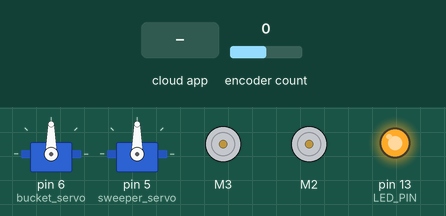
Simulated run of this sketch. Board: Arduino Uno, built with avr-gcc and run on an emulated ATmega328P. Shown: 2 × servo, 2 × DC motor (green arrow = forward, orange = backward, longer = faster), output pins drawn as LEDs (lit = HIGH). The test bench sets the inputs (shaded band); at power-on: encoder count 0. The ROS host is connected and sends only what is stated; what the sketch prints to the serial monitor is not drawn.

Above: at 3.2 s.
3.3 s: the phone or cloud app sets glyphkey_pressed to w
At 5.3 s:
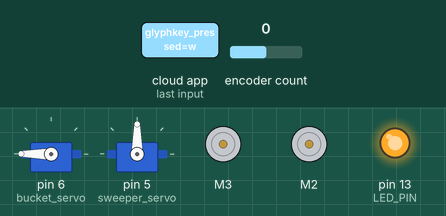
6.2 s: app: linear.x=0
7.7 s: app: angular.z=-100
At 9.0 s:
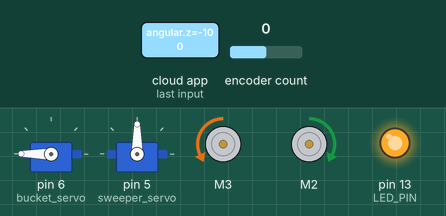
9.3 s: app: angular.z=100
At 9.6 s:
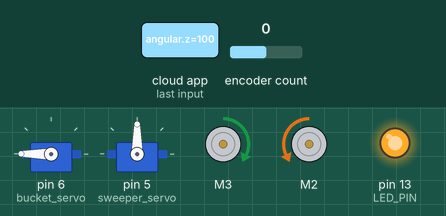
10.8 s: the phone or cloud app sets glyphkey_pressed to q
At 13.4 s:
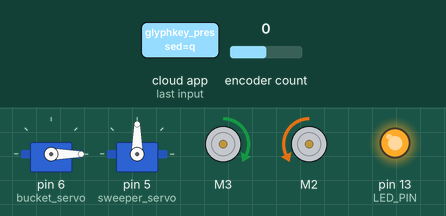
13.7 s: app: angular.z=0
At 14.5 s:
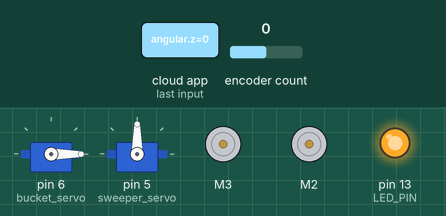
Timing chart, 0 to 16.3 s (numbered marks = the images above; inputs shaded):
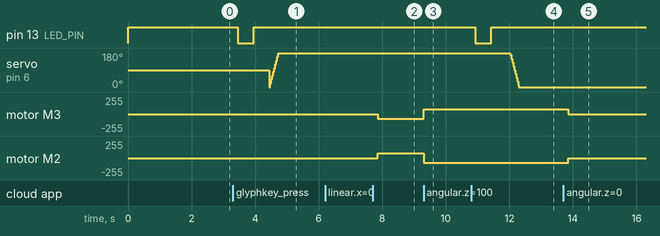

The sketch:

micro_ros_script.ino
```cpp
#include <micro_ros_arduino.h>

#include <stdio.h>
#include <rcl/rcl.h>
#include <rcl/error_handling.h>
#include <rclc/rclc.h>
#include <rclc/executor.h>

#include <std_msgs/msg/int32.h>
#include <geometry_msgs/msg/vector3.h>
#include <geometry_msgs/msg/twist.h>
#include <std_msgs/msg/float64.h>
#include <std_msgs/msg/string.h>

#include <Adafruit_MotorShield.h>
#include <Encoder.h>
#include <Servo.h>

// Create the motor shield object with the default I2C address
Adafruit_MotorShield AFMS = Adafruit_MotorShield();
Encoder knobLeft(1, 2);
Servo bucket_servo;
Servo sweeper_servo;
// Or, create it with a different I2C address (say for stacking)
// Adafruit_MotorShield AFMS = Adafruit_MotorShield(0x61);

// Select which 'port' M1, M2, M3 or M4. In this case, M1
Adafruit_DCMotor *leftMotor = AFMS.getMotor(2);
Adafruit_DCMotor *rightMotor = AFMS.getMotor(3);

rcl_node_t node;
rclc_support_t support;
rcl_allocator_t allocator;

// publisher 1
rcl_publisher_t publisher_lin;
rclc_executor_t executor_pub_lin;

// publisher 2
rcl_publisher_t publisher_ang;
rclc_executor_t executor_pub_ang;

// publisher 3
rcl_publisher_t publisher_srv_one;
rclc_executor_t executor_srv_one;

// publisher 4
rcl_publisher_t publisher_srv_two;
rclc_executor_t executor_srv_two;

rcl_timer_t timer;

// subscriber
rcl_subscription_t subscriber;
geometry_msgs__msg__Twist motor_msg;
rclc_executor_t executor_sub;

//subscriber 2
rcl_subscription_t subscriber_servo;
std_msgs__msg__String servo_msg;
rclc_executor_t executor_sub_srv;
char test_array[200];

std_msgs__msg__Int32 servo_one_cmd;
std_msgs__msg__Int32 servo_two_cmd;

geometry_msgs__msg__Vector3 motorCommandLin;
geometry_msgs__msg__Vector3 motorCommandAng;

#define LED_PIN LED_BUILTIN

#define RCCHECK(fn) { rcl_ret_t temp_rc = fn; if((temp_rc != RCL_RET_OK)){error_loop();}}
#define RCSOFTCHECK(fn) { rcl_ret_t temp_rc = fn; if((temp_rc != RCL_RET_OK)){error_loop();}}

void error_loop()
{
  while (1)
  {
    digitalWrite(LED_PIN, !digitalRead(LED_PIN));
    delay(100);
  }
}

void timer_callback(rcl_timer_t *timer, int64_t last_call_time)
{
  RCLC_UNUSED(last_call_time);
  if (timer != NULL)
  {
    RCSOFTCHECK(rcl_publish(&publisher_lin, &motorCommandLin, NULL));
    RCSOFTCHECK(rcl_publish(&publisher_ang, &motorCommandAng, NULL));
    RCSOFTCHECK(rcl_publish(&publisher_srv_one, &servo_one_cmd, NULL));
    RCSOFTCHECK(rcl_publish(&publisher_srv_two, &servo_two_cmd, NULL));

  }
}

/**
 * @brief subscription callback executed at receiving a message
 *
 * @param msgin
 */
void subscription_callback(const void *msgin)
{
  const geometry_msgs__msg__Twist *motor_msg = (const geometry_msgs__msg__Twist *)msgin;
  motorCommandLin = motor_msg->linear;
  motorCommandAng = motor_msg->angular;

  // CIRCLE FORWARD CNTR CLK
  if(motorCommandLin.x == 0.5 && motorCommandAng.z == 1.0){
    rightMotor->setSpeed(70);
    rightMotor->run(FORWARD);

    leftMotor->setSpeed(0);
    leftMotor->run(RELEASE);
  // FORWARD
  }else if(motorCommandLin.x == 0.5 && motorCommandAng.z == 0.0){
    rightMotor->setSpeed(70);
    rightMotor->run(FORWARD);

    leftMotor->setSpeed(70);
    leftMotor->run(FORWARD);
  // CIRCLE FORWARD CLK
  }else if(motorCommandLin.x == 0.5 && motorCommandAng.z == -1.0){
    rightMotor->setSpeed(0);
    rightMotor->run(RELEASE);

    leftMotor->setSpeed(70);
    leftMotor->run(FORWARD);
  // TURN LEFT
  }else if(motorCommandLin.x == 0.0 && motorCommandAng.z == 1.0){
    rightMotor->setSpeed(70);
    rightMotor->run(FORWARD);

    leftMotor->setSpeed(70);
    leftMotor->run(BACKWARD);
  }else if(motorCommandLin.x == 0.0 && motorCommandAng.z == 0.0){
    rightMotor->setSpeed(0);
    rightMotor->run(BACKWARD);

    leftMotor->setSpeed(0);
    leftMotor->run(BACKWARD);
  }else if(motorCommandLin.x == 0.0 && motorCommandAng.z == -1.0){
    rightMotor->setSpeed(70);
    rightMotor->run(BACKWARD);

    leftMotor->setSpeed(70);
    leftMotor->run(FORWARD);
  }else if(motorCommandLin.x == -0.5 && motorCommandAng.z == -1.0){
    rightMotor->setSpeed(70);
    rightMotor->run(BACKWARD);

    leftMotor->setSpeed(0);
    leftMotor->run(RELEASE);
  }else if(motorCommandLin.x == -0.5 && motorCommandAng.z == 0.0){
    rightMotor->setSpeed(70);
    rightMotor->run(BACKWARD);

    leftMotor->setSpeed(70);
    leftMotor->run(BACKWARD);
  }else if(motorCommandLin.x == -0.5 && motorCommandAng.z == 1.0){
    rightMotor->setSpeed(0);
    rightMotor->run(RELEASE);

    leftMotor->setSpeed(70);
    leftMotor->run(BACKWARD);
  }
}

void subscription_callback_servo(const void *msgin)
{
  const std_msgs__msg__String *servo_msg = (const std_msgs__msg__String *)msgin;
  String servo_data(servo_msg->data.data);

  digitalWrite(LED_PIN, !digitalRead(LED_PIN));
  delay(500);
  digitalWrite(LED_PIN, !digitalRead(LED_PIN));
  delay(500);
  // Bucket Servo Forward
  if(servo_data == "w"){
    for(int i = servo_one_cmd.data; i < 240; i+=10){
      bucket_servo.write(i);
      delay(15);
    }
    servo_one_cmd.data = 240;
    // bucket_servo.write(servo_one_cmd.data);
    // delay(15);
  // Bucket Servo Backward
  }else if(servo_data == "q" && servo_one_cmd.data == 240){
    for(int i = servo_one_cmd.data; i > -80; i-=10){
      bucket_servo.write(i);
      delay(15);
    }
    servo_one_cmd.data = -80;
    // bucket_servo.write(servo_one_cmd.data);
    // delay(15);
  // Sweeper Servo Forward
  }else if(servo_data == "a"){
    servo_two_cmd.data = 150;
    sweeper_servo.write(servo_two_cmd.data);
    delay(15);
  // Sweeper Servo Backward
  }else if(servo_data == "s"){
    servo_two_cmd.data = -90;
    sweeper_servo.write(servo_two_cmd.data);
    delay(15);
  }

}

void setup()
{
  Serial.begin(9600);           // set up Serial library at 9600 bps
  Serial.println("Adafruit Motorshield v2 - DC Motor test!");

  if (!AFMS.begin()) {         // create with the default frequency 1.6KHz
  // if (!AFMS.begin(1000)) {  // OR with a different frequency, say 1KHz
    Serial.println("Could not find Motor Shield. Check wiring.");
    while (1);
  }
  Serial.println("Motor Shield found.");

  bucket_servo.attach(6);
  sweeper_servo.attach(5);

  memset(test_array, 'z', 200);

  set_microros_transports();

  pinMode(LED_PIN, OUTPUT);
  digitalWrite(LED_PIN, HIGH);

  delay(2000);

  allocator = rcl_get_default_allocator();

  // create init_options
  RCCHECK(rclc_support_init(&support, 0, NULL, &allocator));

  // create node
  RCCHECK(rclc_node_init_default(&node, "micro_ros_node", "", &support));

  // create subscriber
  RCCHECK(rclc_subscription_init_default(
      &subscriber,
      &node,
      ROSIDL_GET_MSG_TYPE_SUPPORT(geometry_msgs, msg, Twist),
      "cmd_vel"));

  // create subscriber 2
  RCCHECK(rclc_subscription_init_default(
      &subscriber_servo,
      &node,
      ROSIDL_GET_MSG_TYPE_SUPPORT(std_msgs, msg, String),
      "/glyphkey_pressed"));

  // create publisher
  RCCHECK(rclc_publisher_init_default(
      &publisher_lin,
      &node,
      ROSIDL_GET_MSG_TYPE_SUPPORT(geometry_msgs, msg, Vector3),
      "lin_vel"));

  // create publisher
  RCCHECK(rclc_publisher_init_default(
      &publisher_ang,
      &node,
      ROSIDL_GET_MSG_TYPE_SUPPORT(geometry_msgs, msg, Vector3),
      "ang_vel"));

  // create publisher 3
  RCCHECK(rclc_publisher_init_default(
      &publisher_srv_one,
      &node,
      ROSIDL_GET_MSG_TYPE_SUPPORT(std_msgs, msg, Int32),
      "servo_one_position"));

  // create publisher 4
  RCCHECK(rclc_publisher_init_default(
      &publisher_srv_two,
      &node,
      ROSIDL_GET_MSG_TYPE_SUPPORT(std_msgs, msg, Int32),
      "servo_two_position"));

  // create timer, called every 1000 ms to publish heartbeat
  const unsigned int timer_timeout = 1000;
  RCCHECK(rclc_timer_init_default(
      &timer,
      &support,
      RCL_MS_TO_NS(timer_timeout),
      timer_callback));

  // create executor publishers
  RCCHECK(rclc_executor_init(&executor_pub_lin, &support.context, 1, &allocator));
  RCCHECK(rclc_executor_init(&executor_pub_ang, &support.context, 1, &allocator));
  RCCHECK(rclc_executor_init(&executor_srv_one, &support.context, 1, &allocator));
  RCCHECK(rclc_executor_init(&executor_srv_two, &support.context, 1, &allocator));

  RCCHECK(rclc_executor_add_timer(&executor_pub_lin, &timer));
  RCCHECK(rclc_executor_add_timer(&executor_pub_ang, &timer));
  RCCHECK(rclc_executor_add_timer(&executor_srv_one, &timer));
  RCCHECK(rclc_executor_add_timer(&executor_srv_two, &timer));

  RCCHECK(rclc_executor_init(&executor_sub, &support.context, 1, &allocator));
  RCCHECK(rclc_executor_add_subscription(&executor_sub, &subscriber, &motor_msg, &subscription_callback, ON_NEW_DATA));
  RCCHECK(rclc_executor_init(&executor_sub_srv, &support.context, 1, &allocator));
  RCCHECK(rclc_executor_add_subscription(&executor_sub_srv, &subscriber_servo, &servo_msg, &subscription_callback_servo, ON_NEW_DATA));

  servo_msg.data.data = (char * ) malloc(200 * sizeof(char));
	servo_msg.data.size = 0;
	servo_msg.data.capacity = 200;

}

void loop()
{
  delay(100);
  RCCHECK(rclc_executor_spin_some(&executor_pub_lin, RCL_MS_TO_NS(100)));
  RCCHECK(rclc_executor_spin_some(&executor_pub_ang, RCL_MS_TO_NS(100)));
  RCCHECK(rclc_executor_spin_some(&executor_srv_one, RCL_MS_TO_NS(100)));
  RCCHECK(rclc_executor_spin_some(&executor_srv_two, RCL_MS_TO_NS(100)));
  RCCHECK(rclc_executor_spin_some(&executor_sub, RCL_MS_TO_NS(100)));
  RCCHECK(rclc_executor_spin_some(&executor_sub_srv, RCL_MS_TO_NS(100)));
}
```

Measured:
- after the input at 3.3 s, pin 13 (LED_PIN): HIGH → LOW after 0.15 s, → HIGH 0.50 s later
- after the input at 7.7 s, motor M3: stopped → backward 70/255 after 0.16 s; motor M2: stopped → forward 70/255 after 0.16 s
- after the input at 9.3 s, motor M3: backward 70/255 → forward 70/255 at once; motor M2: forward 70/255 → backward 70/255 at once
- after the input at 10.8 s, pin 13 (LED_PIN): HIGH → LOW after 0.13 s, → HIGH 0.50 s later; servo on pin 6 (bucket_servo): moves from 180° to 0° over 0.26 s, starting after 1.2 s
- after the input at 13.7 s, motor M3: forward 70/255 → stopped after 0.15 s; motor M2: backward 70/255 → stopped after 0.15 s
